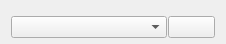
<?xml version="1.0" encoding="UTF-8"?>
<ui version="4.0">
 <class>CommandCenter</class>
 <widget class="QWidget" name="CommandCenter">
  <property name="geometry">
   <rect>
    <x>0</x>
    <y>0</y>
    <width>226</width>
    <height>44</height>
   </rect>
  </property>
  <property name="windowTitle">
   <string>Command Center</string>
  </property>
  <layout class="QVBoxLayout" name="verticalLayout">
   <property name="spacing">
    <number>0</number>
   </property>
   <property name="bottomMargin">
    <number>1</number>
   </property>
   <item>
    <layout class="QHBoxLayout" name="Hlayout1" stretch="10,3">
     <property name="spacing">
      <number>1</number>
     </property>
     <property name="margin" stdset="0">
      <number>0</number>
     </property>
     <item>
      <widget class="QComboBox" name="namespace_select">
       <property name="currentText">
        <string/>
       </property>
       <property name="currentIndex">
        <number>-1</number>
       </property>
      </widget>
     </item>
     <item>
      <widget class="QPushButton" name="refresh_button">
       <property name="text">
        <string/>
       </property>
       <property name="icon">
        <iconset theme="view-refresh">
         <normaloff>.</normaloff>.</iconset>
       </property>
       <property name="iconSize">
        <size>
         <width>16</width>
         <height>16</height>
        </size>
       </property>
      </widget>
     </item>
    </layout>
   </item>
  </layout>
 </widget>
 <resources/>
 <connections/>
</ui>
